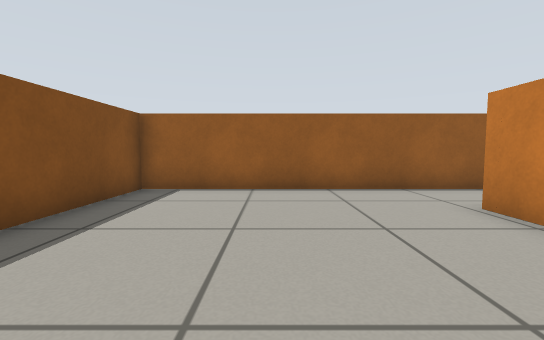
view 1 (above)

16 first-person views from a walk through a world built for the Gazebo simulator. The camera is 0.51 m above the floor, tilts 4° down and sees 90° across. The floor is counted in squares, 0.5 m on a side. Each view is taken from the middle of a square. On the plan, view 1 faces up. The plan holds only what a view shows up to about 11 squares ahead; the rest is blank.

view 2
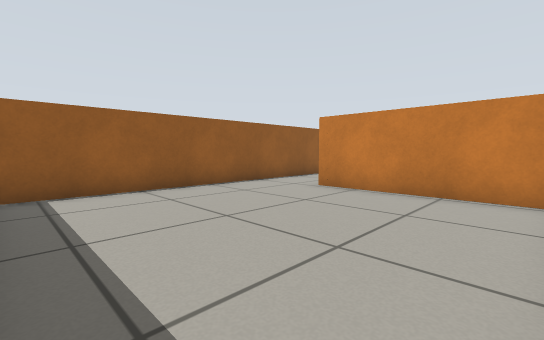

view 3
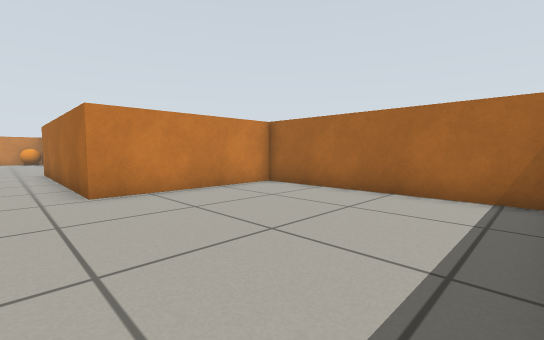

view 4
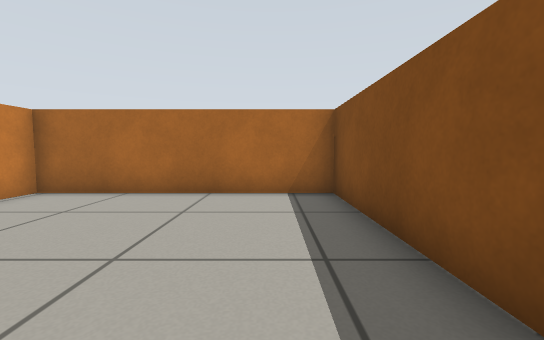

view 5
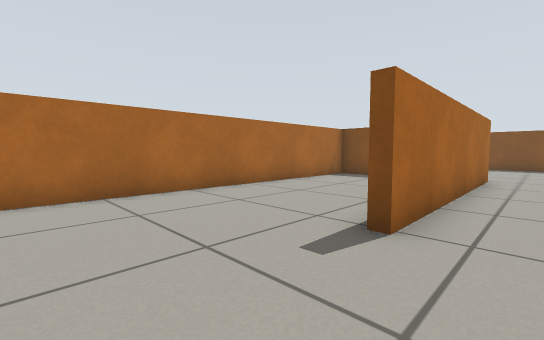

view 6
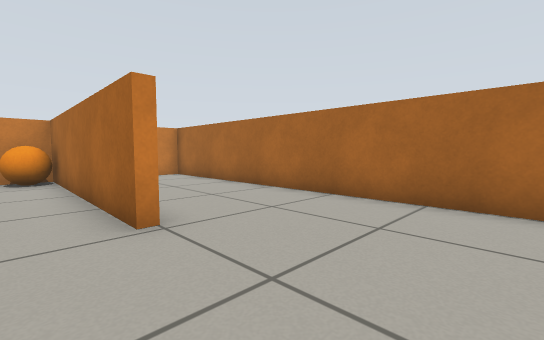

view 7
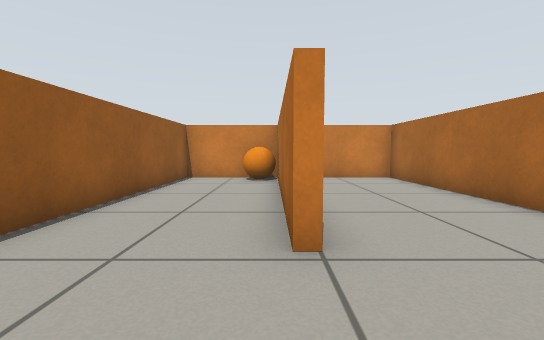

view 8
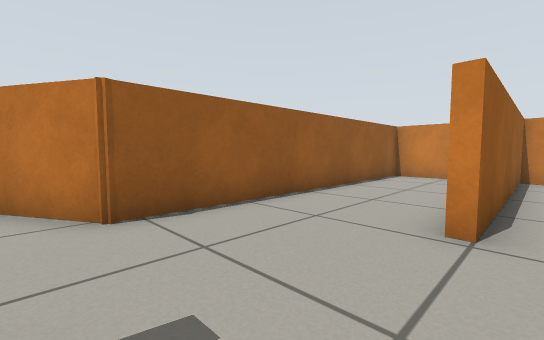

view 9
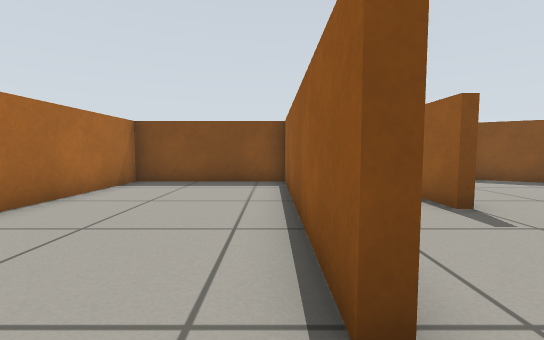

view 10
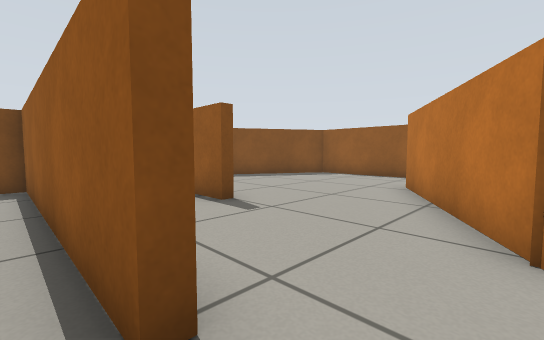

view 11
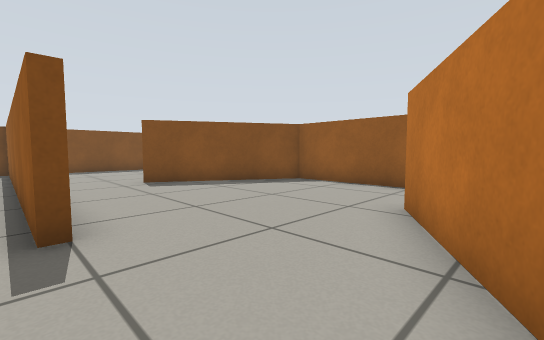

view 12
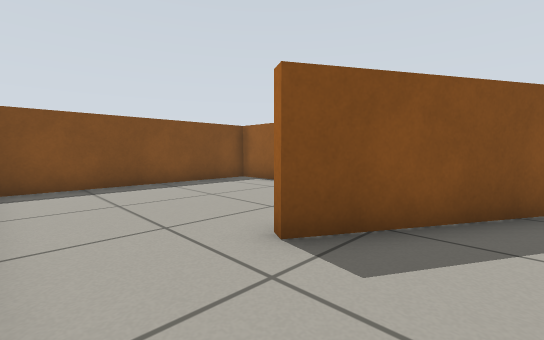

view 13
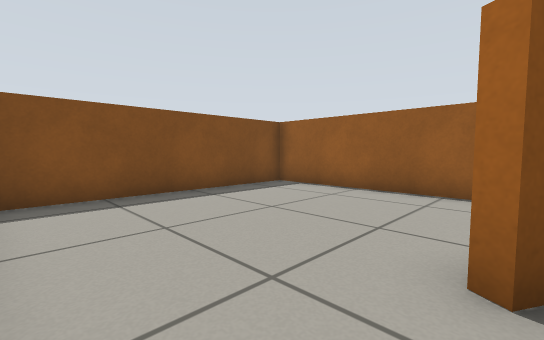

view 14
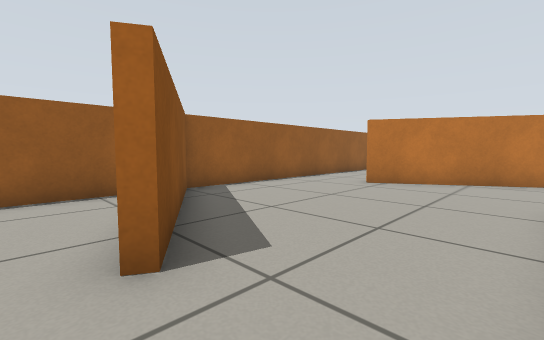

view 15
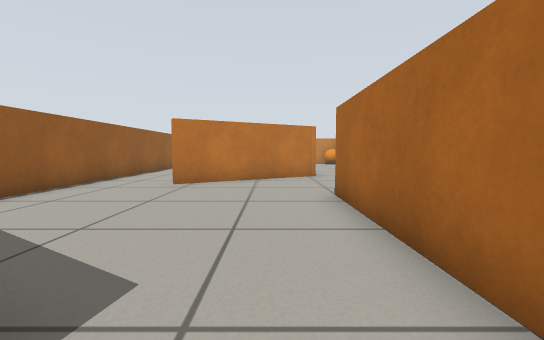

view 16
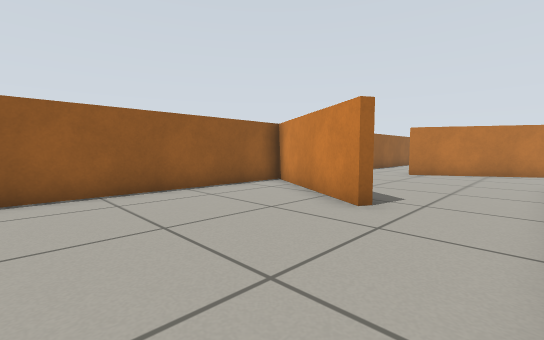

### Floor plan
Ten units are one square. View 1 is at (0, 0); x grows to the right and y downward. Boxes are objects, and circles mark ways between rooms. Rooms are numbered by the first view taken in them; rooms with no view inside come last. Other rooms are left out.
<svg viewBox="-40 -154 280 164">
<path fill="none" stroke="#000" d="M34 -72 -35 -72 -35 5 37 5 37 -47M118 -44 40 -44 40 5 234 5 234 -35 157 -35 157 -38 234 -38 234 -72 131 -72 126 -81M26 -103 52 -149 -35 -149 -35 -79M34 -75 83 -75 83 -72 34 -72M37 -47 118 -47M126 -81 103 -121M116 -149 56 -149 28 -101"/>
<rect x="225" y="-55" width="10" height="20" fill="#bbb"><title>orange ball</title></rect>
<circle cx="30" cy="-55" r="3" fill="#2a7"/>
<circle cx="120" cy="-60" r="3" fill="#2a7"/>
<text x="0" y="-30">1</text>
<text x="150" y="-30">2</text>
<text x="40" y="-100">3</text>
</svg>
Room 1 opens to room 3. Room 2 opens to room 3.

Where each view was taken, in squares from view 1:
view 1: 0 up, 0 right, facing up
view 2: 0 up, 3 left, facing up-right
view 3: 6 up, 3 left, facing down-right
view 4: 6 up, 2 left, facing down
view 5: 6 up, 15 right, facing down-left
view 6: 5 up, 12 right, facing down-right
view 7: 4 up, 13 right, facing right
view 8: 3 up, 12 right, facing up-right
view 9: 4 up, 13 right, facing left
view 10: 4 up, 13 right, facing up-left
view 11: 7 up, 12 right, facing up-left
view 12: 8 up, 5 right, facing up-left
view 13: 8 up, 3 right, facing up-left
view 14: 8 up, 2 right, facing up-right
view 15: 9 up, 2 right, facing right
view 16: 8 up, 2 left, facing up-right
